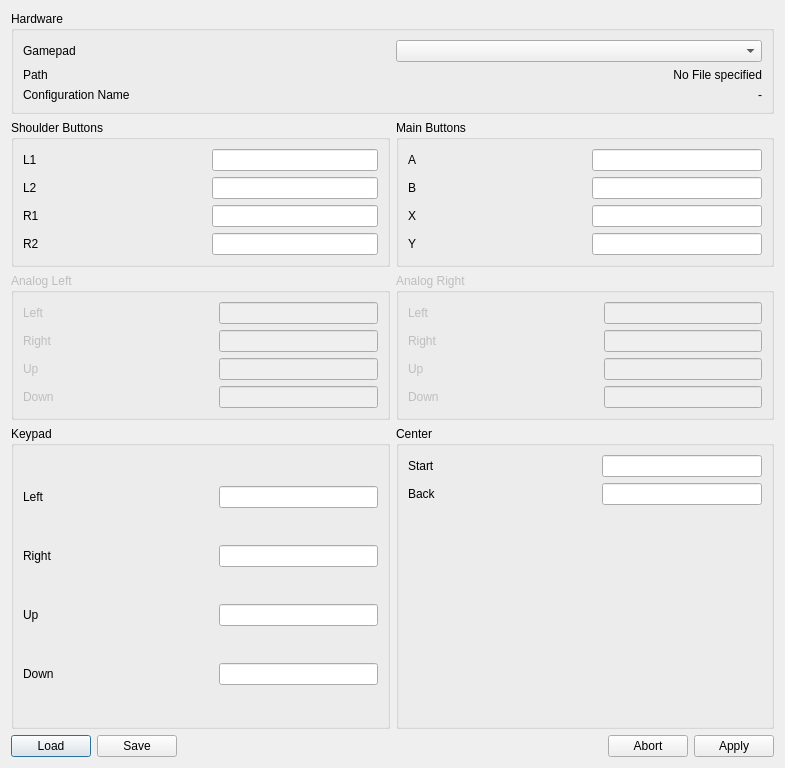
<?xml version="1.0" encoding="UTF-8"?>
<ui version="4.0">
 <class>Gamepad_dialog</class>
 <widget class="QDialog" name="Gamepad_dialog">
  <property name="geometry">
   <rect>
    <x>0</x>
    <y>0</y>
    <width>785</width>
    <height>768</height>
   </rect>
  </property>
  <property name="windowTitle">
   <string>Dialog</string>
  </property>
  <layout class="QVBoxLayout" name="verticalLayout">
   <item>
    <widget class="QGroupBox" name="groupBox_7">
     <property name="title">
      <string>Hardware</string>
     </property>
     <layout class="QGridLayout" name="gridLayout_7">
      <item row="2" column="0">
       <widget class="QLabel" name="label_24">
        <property name="text">
         <string>Path</string>
        </property>
       </widget>
      </item>
      <item row="1" column="0">
       <widget class="QLabel" name="label_23">
        <property name="text">
         <string>Gamepad</string>
        </property>
       </widget>
      </item>
      <item row="2" column="1">
       <widget class="QLabel" name="configFilePath">
        <property name="text">
         <string>No File specified</string>
        </property>
        <property name="alignment">
         <set>Qt::AlignRight|Qt::AlignTrailing|Qt::AlignVCenter</set>
        </property>
        <property name="wordWrap">
         <bool>false</bool>
        </property>
       </widget>
      </item>
      <item row="1" column="1">
       <widget class="QComboBox" name="devicesBox">
        <property name="minimumSize">
         <size>
          <width>0</width>
          <height>0</height>
         </size>
        </property>
       </widget>
      </item>
      <item row="3" column="1">
       <widget class="QLabel" name="nameLabel">
        <property name="text">
         <string>-</string>
        </property>
        <property name="alignment">
         <set>Qt::AlignRight|Qt::AlignTrailing|Qt::AlignVCenter</set>
        </property>
        <property name="wordWrap">
         <bool>true</bool>
        </property>
       </widget>
      </item>
      <item row="3" column="0">
       <widget class="QLabel" name="label_25">
        <property name="text">
         <string>Configuration Name</string>
        </property>
       </widget>
      </item>
     </layout>
    </widget>
   </item>
   <item>
    <layout class="QGridLayout" name="gridLayout_8">
     <item row="0" column="0">
      <widget class="QGroupBox" name="groupBox">
       <property name="title">
        <string>Shoulder Buttons</string>
       </property>
       <layout class="QGridLayout" name="gridLayout">
        <item row="1" column="0">
         <widget class="QLabel" name="label_4">
          <property name="text">
           <string>L2</string>
          </property>
         </widget>
        </item>
        <item row="3" column="2">
         <widget class="QLineEdit" name="r2"/>
        </item>
        <item row="1" column="2">
         <widget class="QLineEdit" name="l2"/>
        </item>
        <item row="0" column="0">
         <widget class="QLabel" name="label">
          <property name="text">
           <string>L1</string>
          </property>
         </widget>
        </item>
        <item row="2" column="1">
         <spacer name="horizontalSpacer">
          <property name="orientation">
           <enum>Qt::Horizontal</enum>
          </property>
          <property name="sizeHint" stdset="0">
           <size>
            <width>40</width>
            <height>20</height>
           </size>
          </property>
         </spacer>
        </item>
        <item row="3" column="0">
         <widget class="QLabel" name="label_3">
          <property name="text">
           <string>R2</string>
          </property>
         </widget>
        </item>
        <item row="2" column="2">
         <widget class="QLineEdit" name="r1"/>
        </item>
        <item row="2" column="0">
         <widget class="QLabel" name="label_2">
          <property name="text">
           <string>R1</string>
          </property>
         </widget>
        </item>
        <item row="0" column="2">
         <widget class="QLineEdit" name="l1"/>
        </item>
       </layout>
      </widget>
     </item>
     <item row="0" column="1">
      <widget class="QGroupBox" name="groupBox_2">
       <property name="title">
        <string>Main Buttons</string>
       </property>
       <layout class="QGridLayout" name="gridLayout_2">
        <item row="2" column="1">
         <spacer name="horizontalSpacer_2">
          <property name="orientation">
           <enum>Qt::Horizontal</enum>
          </property>
          <property name="sizeHint" stdset="0">
           <size>
            <width>40</width>
            <height>20</height>
           </size>
          </property>
         </spacer>
        </item>
        <item row="0" column="0">
         <widget class="QLabel" name="label_5">
          <property name="text">
           <string>A</string>
          </property>
         </widget>
        </item>
        <item row="1" column="0">
         <widget class="QLabel" name="label_6">
          <property name="text">
           <string>B</string>
          </property>
         </widget>
        </item>
        <item row="3" column="0">
         <widget class="QLabel" name="label_7">
          <property name="text">
           <string>Y</string>
          </property>
         </widget>
        </item>
        <item row="3" column="2">
         <widget class="QLineEdit" name="y_edit"/>
        </item>
        <item row="2" column="2">
         <widget class="QLineEdit" name="x_edit"/>
        </item>
        <item row="1" column="2">
         <widget class="QLineEdit" name="b_edit"/>
        </item>
        <item row="0" column="2">
         <widget class="QLineEdit" name="a_edit"/>
        </item>
        <item row="2" column="0">
         <widget class="QLabel" name="label_8">
          <property name="text">
           <string>X</string>
          </property>
         </widget>
        </item>
       </layout>
      </widget>
     </item>
     <item row="1" column="0">
      <widget class="QGroupBox" name="groupBox_3">
       <property name="enabled">
        <bool>false</bool>
       </property>
       <property name="title">
        <string>Analog Left</string>
       </property>
       <layout class="QGridLayout" name="gridLayout_3">
        <item row="0" column="0">
         <widget class="QLabel" name="label_9">
          <property name="text">
           <string>Left</string>
          </property>
         </widget>
        </item>
        <item row="3" column="2">
         <widget class="QLineEdit" name="al_dwn"/>
        </item>
        <item row="1" column="2">
         <widget class="QLineEdit" name="al_r"/>
        </item>
        <item row="2" column="2">
         <widget class="QLineEdit" name="al_up"/>
        </item>
        <item row="1" column="0">
         <widget class="QLabel" name="label_10">
          <property name="text">
           <string>Right</string>
          </property>
         </widget>
        </item>
        <item row="0" column="2">
         <widget class="QLineEdit" name="al_l"/>
        </item>
        <item row="3" column="0">
         <widget class="QLabel" name="label_11">
          <property name="text">
           <string>Down</string>
          </property>
         </widget>
        </item>
        <item row="2" column="1">
         <spacer name="horizontalSpacer_3">
          <property name="orientation">
           <enum>Qt::Horizontal</enum>
          </property>
          <property name="sizeHint" stdset="0">
           <size>
            <width>40</width>
            <height>20</height>
           </size>
          </property>
         </spacer>
        </item>
        <item row="2" column="0">
         <widget class="QLabel" name="label_12">
          <property name="text">
           <string>Up</string>
          </property>
         </widget>
        </item>
       </layout>
      </widget>
     </item>
     <item row="1" column="1">
      <widget class="QGroupBox" name="groupBox_4">
       <property name="enabled">
        <bool>false</bool>
       </property>
       <property name="title">
        <string>Analog Right</string>
       </property>
       <layout class="QGridLayout" name="gridLayout_4">
        <item row="2" column="1">
         <spacer name="horizontalSpacer_4">
          <property name="orientation">
           <enum>Qt::Horizontal</enum>
          </property>
          <property name="sizeHint" stdset="0">
           <size>
            <width>40</width>
            <height>20</height>
           </size>
          </property>
         </spacer>
        </item>
        <item row="0" column="0">
         <widget class="QLabel" name="label_13">
          <property name="text">
           <string>Left</string>
          </property>
         </widget>
        </item>
        <item row="1" column="0">
         <widget class="QLabel" name="label_14">
          <property name="text">
           <string>Right</string>
          </property>
         </widget>
        </item>
        <item row="3" column="0">
         <widget class="QLabel" name="label_15">
          <property name="text">
           <string>Down</string>
          </property>
         </widget>
        </item>
        <item row="3" column="2">
         <widget class="QLineEdit" name="ar_dwn"/>
        </item>
        <item row="2" column="2">
         <widget class="QLineEdit" name="ar_up"/>
        </item>
        <item row="1" column="2">
         <widget class="QLineEdit" name="ar_r"/>
        </item>
        <item row="0" column="2">
         <widget class="QLineEdit" name="ar_l"/>
        </item>
        <item row="2" column="0">
         <widget class="QLabel" name="label_16">
          <property name="text">
           <string>Up</string>
          </property>
         </widget>
        </item>
       </layout>
      </widget>
     </item>
     <item row="2" column="0">
      <widget class="QGroupBox" name="groupBox_5">
       <property name="title">
        <string>Keypad</string>
       </property>
       <layout class="QGridLayout" name="gridLayout_5">
        <item row="2" column="1">
         <spacer name="horizontalSpacer_5">
          <property name="orientation">
           <enum>Qt::Horizontal</enum>
          </property>
          <property name="sizeHint" stdset="0">
           <size>
            <width>40</width>
            <height>20</height>
           </size>
          </property>
         </spacer>
        </item>
        <item row="0" column="0">
         <widget class="QLabel" name="label_17">
          <property name="text">
           <string>Left</string>
          </property>
         </widget>
        </item>
        <item row="1" column="0">
         <widget class="QLabel" name="label_18">
          <property name="text">
           <string>Right</string>
          </property>
         </widget>
        </item>
        <item row="3" column="0">
         <widget class="QLabel" name="label_19">
          <property name="text">
           <string>Down</string>
          </property>
         </widget>
        </item>
        <item row="3" column="2">
         <widget class="QLineEdit" name="k_dwn"/>
        </item>
        <item row="2" column="2">
         <widget class="QLineEdit" name="k_up"/>
        </item>
        <item row="1" column="2">
         <widget class="QLineEdit" name="k_r"/>
        </item>
        <item row="0" column="2">
         <widget class="QLineEdit" name="k_l"/>
        </item>
        <item row="2" column="0">
         <widget class="QLabel" name="label_20">
          <property name="text">
           <string>Up</string>
          </property>
         </widget>
        </item>
       </layout>
      </widget>
     </item>
     <item row="2" column="1">
      <widget class="QGroupBox" name="groupBox_6">
       <property name="title">
        <string>Center</string>
       </property>
       <layout class="QGridLayout" name="gridLayout_6">
        <item row="2" column="3">
         <spacer name="verticalSpacer">
          <property name="orientation">
           <enum>Qt::Vertical</enum>
          </property>
          <property name="sizeHint" stdset="0">
           <size>
            <width>20</width>
            <height>40</height>
           </size>
          </property>
         </spacer>
        </item>
        <item row="1" column="0">
         <widget class="QLabel" name="label_22">
          <property name="text">
           <string>Back</string>
          </property>
         </widget>
        </item>
        <item row="2" column="1">
         <spacer name="horizontalSpacer_6">
          <property name="orientation">
           <enum>Qt::Horizontal</enum>
          </property>
          <property name="sizeHint" stdset="0">
           <size>
            <width>40</width>
            <height>20</height>
           </size>
          </property>
         </spacer>
        </item>
        <item row="0" column="0">
         <widget class="QLabel" name="label_21">
          <property name="text">
           <string>Start</string>
          </property>
         </widget>
        </item>
        <item row="0" column="3">
         <widget class="QLineEdit" name="start"/>
        </item>
        <item row="1" column="3">
         <widget class="QLineEdit" name="back"/>
        </item>
       </layout>
      </widget>
     </item>
    </layout>
   </item>
   <item>
    <layout class="QHBoxLayout" name="horizontalLayout">
     <item>
      <widget class="QPushButton" name="loadBtn">
       <property name="text">
        <string>Load</string>
       </property>
      </widget>
     </item>
     <item>
      <widget class="QPushButton" name="saveBtn">
       <property name="text">
        <string>Save</string>
       </property>
      </widget>
     </item>
     <item>
      <spacer name="horizontalSpacer_7">
       <property name="orientation">
        <enum>Qt::Horizontal</enum>
       </property>
       <property name="sizeHint" stdset="0">
        <size>
         <width>151</width>
         <height>20</height>
        </size>
       </property>
      </spacer>
     </item>
     <item>
      <widget class="QPushButton" name="abortBtn">
       <property name="text">
        <string>Abort</string>
       </property>
      </widget>
     </item>
     <item>
      <widget class="QPushButton" name="applyBtn">
       <property name="text">
        <string>Apply</string>
       </property>
      </widget>
     </item>
    </layout>
   </item>
  </layout>
 </widget>
 <resources/>
 <connections/>
</ui>
